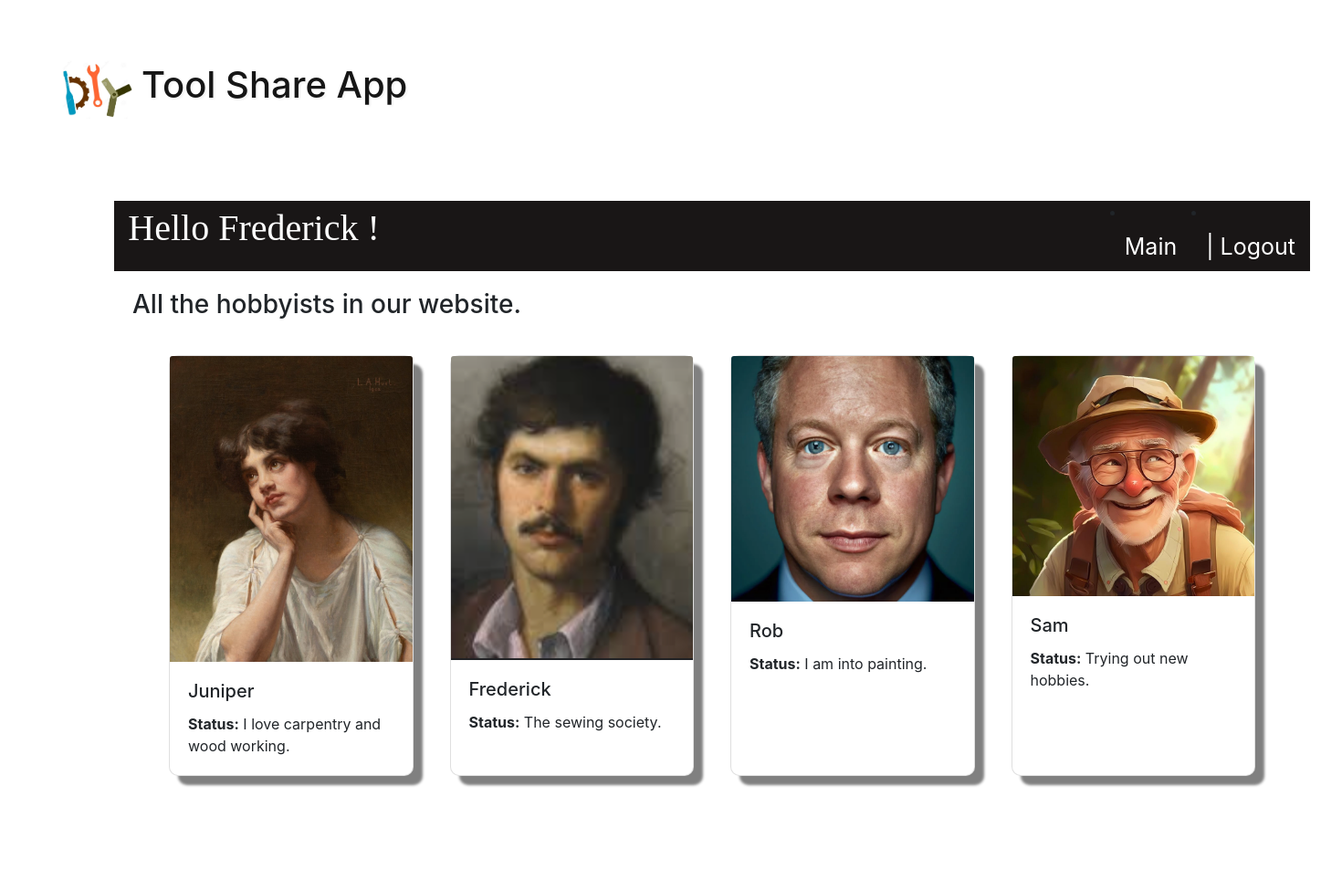
The app's page /people/ (signed in) with its own data.
### proteindata/models.py (models this page shows, shortened)
class AppUser(models.Model):
    user = models.OneToOneField(User, on_delete=models.CASCADE)
    organisation = models.CharField(max_length=256, null=True, blank=True)
    status = models.CharField(max_length=1256, null=True, blank=True)
    user_address = models.ForeignKey(Address, on_delete=models.DO_NOTHING)
    photo = models.ImageField(upload_to='proteindata/static/profilePics/', null=True, blank=True)

### proteindata/views.py (the view)
# urls.py: path('people/', views.people, name='people'),
def people(request):
    master_users = AppUser.objects.all() # Get list of all users in the database
    return render(request, 'proteindata/people.html', {'master_users': master_users,
                                               })

### proteindata/templates/proteindata/people.html
{% extends "./top.html" %}
{% load bootstrap4 %}
{% block content %}
<div class="vertical">
    <h3>All the hobbyists in our website.</h3>
    <div class="horizontal">
        {% for people in master_users %}
            <div class="card" style="width: 18rem;">
                <img class="card-img-top" src="../..{{ people.photo.url|slice:'12:' }}" >
                <div class="card-body">
                    <h5 class="card-title">{{ people.user}}</h5>
                    <p class="card-text"><b>Status:</b> {{ people.status}}</p>
                </div>
            </div>
        {% endfor %}
    </div>
</div>
{% endblock %}

### proteindata/templates/proteindata/top.html (shortened to what this page needs)
<!DOCTYPE html>
<html lang="en">
    {% load bootstrap4 %}
    <head>
        {% bootstrap_css %}
        <link rel="stylesheet" type="text/css" href="../../static/css/chat.css">
    </head>
    <body>
        <div class="logoBar">
            <img src="../../static/images/logo.png" id="logo"  alt="friendship logo" >
            <h1 id="application_title" >Tool Share App</h2>
        </div>
        <div class='innerBody'>
            {% if user.is_authenticated %}
            <nav>
                <li class="nav-item">
                    <a class="nav-link" href="../logout/">| Logout<span class="sr-only">(current)</span></a>
                </li>
                <li class="nav-item">
                    <a class="nav-link" href="../">Main<span class="sr-only">(current)</span></a>
                </li>
                <p class="cursive"> Hello {{ user.username }} !<span class="sr-only">(current)</span></p>
            </nav>
            {% endif %}
            {% block content %}
            {% endblock %}
    </body>
</html>

### proteindata/static/css/chat.css (style rules this page uses)
body { background-color: white; margin: 25px; padding: 25px; background-image: url(../images/texture.jpg); background-repeat: no-repeat; background-attachment: fixed; background-size: cover; }
.innerBody { background-color: rgba(255, 255, 255, 0.773); margin:50px; margin: 50px; padding: 25px; border-radius: 10px; width: 85rem; }
.logoBar { display: flex; flex-direction: row; color: rgb(22,22,22); font-weight: bolder; padding:5px; align-items: center; text-shadow: 2px 2px 2px whitesmoke; }
#logo { width:100px; padding:10px; }
.horizontal { display:flex; flex-direction: row; padding: 10px; margin: 10px; }
.vertical { display:flex; flex-direction: column; padding: 10px; margin: 10px; }
.card { border-radius: 10px; margin: 10px; box-shadow: 10px 10px 3px grey; margin-right: 20px; margin-left: 20px; }
.nav-link { font-size: 25px; color: white; border-left: solid white; border-left: 5px; }
nav { background-color: rgb(25, 22, 22); display:flex; flex-direction: row-reverse; align-items: flex-start; }
p.cursive { font-family: Brush Script MT, Brush Script Std, cursive; font-size: 40px; color: white; padding-left: 10px; padding-right: 800px; }

### records on screen
AppUser: photo (picture), user "Juniper", status "I love carpentry and wood working."
AppUser: photo (picture), user "Frederick", status "The sewing society."
AppUser: photo (picture), user "Rob", status "I am into painting."
AppUser: photo (picture), user "Sam", status "Trying out new hobbies."

### other values on screen
{{ user.username }} "Frederick"
